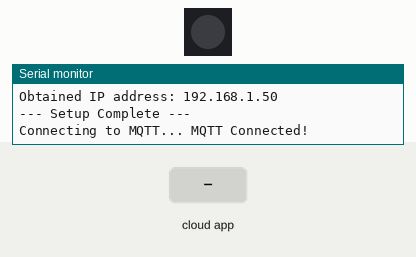
The sketch below on a simulated ESP32-S3. On the bench: 1 RGB LEDs in strip order, left to right, the last lines printed to the serial monitor. The inputs (shaded band) are chosen by the test bench. Dim RGB values are drawn brighter than linear; WiFi joins after 1.5 s; servers stay silent unless stated; no MQTT or app messages arrive unless stated.

Above: at 2.7 s.
2.8 s: the phone or cloud app sets led-control to ON
At 3.9 s:
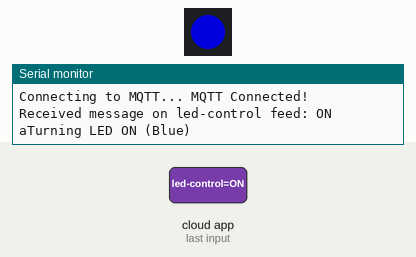
4.3 s: the phone or cloud app sets led-control to OFF
At 4.6 s:
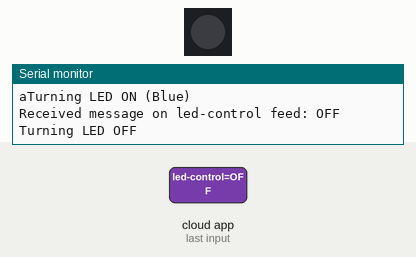
Timing chart, 0 to 7.3 s (numbered marks = the images above; inputs shaded):
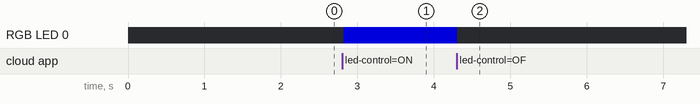

The sketch:

sketch_sep30a.ino
```cpp
/*
 * ESP32-S3 MQTT Client for Adafruit IO
 * Connects to WPA2-Enterprise WiFi, then connects to an MQTT broker (Adafruit IO)
 * to listen for commands to control the onboard RGB LED.
 *
 * This replaces the WebServer with an MQTT client, allowing for control over the internet.
 *
 * REQUIRED LIBRARIES:
 * - Adafruit NeoPixel
 * - Adafruit MQTT Library
 */

 // IF THIS DOESN'T WORK, LET LUCAS KNOW

#include <WiFi.h>
#include "esp_eap_client.h"
#include <Adafruit_NeoPixel.h>
#include "Adafruit_MQTT.h"
#include "Adafruit_MQTT_Client.h"

// --- WiFi Credentials (Your School's Network) ---
const char* ssid = "PAL3.0";
const char* eap_username = "yu1206";
const char* eap_password = "PASSWORD";  //Change this

// --- Adafruit IO MQTT Broker Configuration ---
#define AIO_SERVER      "io.adafruit.com"
#define AIO_SERVERPORT  1883
#define AIO_USERNAME    "XiaohanYu1"
#define AIO_KEY         "_aio_NTnz10gHo8ptPPrgOyJGFKTpS3dd" // CHANGE THSI TOO

// --- Onboard RGB LED (NeoPixel) Setup ---
#define RGB_LED_PIN 38
Adafruit_NeoPixel pixels(1, RGB_LED_PIN, NEO_GRB + NEO_KHZ800);
bool ledState = false;

// --- MQTT Client Setup ---
WiFiClient client;
Adafruit_MQTT_Client mqtt(&client, AIO_SERVER, AIO_SERVERPORT, AIO_USERNAME, AIO_KEY);

// Setup a feed called 'led-control' for subscribing to changes.
Adafruit_MQTT_Subscribe ledFeed = Adafruit_MQTT_Subscribe(&mqtt, AIO_USERNAME "/feeds/led-control");

// --- Function Prototypes ---
void WiFiEvent(WiFiEvent_t event, WiFiEventInfo_t info);
void MQTT_connect();

// --- Main Setup and Loop ---
void setup() {
  Serial.begin(115200);
  while (!Serial) { delay(10); }

  pixels.begin();
  pixels.clear();
  pixels.show();

  Serial.println("\n--- ESP32 MQTT Client ---");
  Serial.print("Connecting to WiFi: "); Serial.println(ssid);

  WiFi.disconnect(true);
  WiFi.mode(WIFI_STA);
  WiFi.onEvent(WiFiEvent);

  esp_eap_client_set_username((uint8_t *)eap_username, strlen(eap_username));
  esp_eap_client_set_password((uint8_t *)eap_password, strlen(eap_password));
  esp_wifi_sta_enterprise_enable();

  WiFi.begin(ssid);

  Serial.println("Waiting for WiFi connection...");
  while (WiFi.status() != WL_CONNECTED) { delay(500); }

  // Subscribe to the feed for LED control
  mqtt.subscribe(&ledFeed);

  Serial.println("\n--- Setup Complete ---");
}

void loop() {
  MQTT_connect();

  Adafruit_MQTT_Subscribe *subscription;
  while ((subscription = mqtt.readSubscription(5000))) {
    if (subscription == &ledFeed) {
      Serial.print(F("Received message on led-control feed: "));
      Serial.println((char *)ledFeed.lastread);

      if (strcmp((char *)ledFeed.lastread, "ON") == 0) {
        Serial.println("aTurning LED ON (Blue)");
        pixels.setPixelColor(0, pixels.Color(0, 0, 150));
        pixels.show();
        ledState = true;
      }
      if (strcmp((char *)ledFeed.lastread, "OFF") == 0) {
        Serial.println("Turning LED OFF");
        pixels.clear();
        pixels.show();
        ledState = false;
      }
    }
  }

  if (!mqtt.ping()) {
    mqtt.disconnect();
  }
}

// --- Helper Functions ---

// Function to connect and reconnect as necessary to the MQTT server.
void MQTT_connect() {
  int8_t ret;

  // Stop if already connected.
  if (mqtt.connected()) {
    return;
  }

  Serial.print("Connecting to MQTT... ");

  uint8_t retries = 3;
  while ((ret = mqtt.connect()) != 0) { // connect will return 0 for connected
       Serial.println(mqtt.connectErrorString(ret));
       Serial.println("Retrying MQTT connection in 5 seconds...");
       mqtt.disconnect();
       delay(5000);  // wait 5 seconds
       retries--;
       if (retries == 0) {
         // basically die and wait for WDT to reset me
         while (1);
       }
  }
  Serial.println("MQTT Connected!");
}

// WiFi Event Handler for Debugging
void WiFiEvent(WiFiEvent_t event, WiFiEventInfo_t info){
  switch (event) {
    case ARDUINO_EVENT_WIFI_STA_GOT_IP:
      Serial.print("\nObtained IP address: ");
      Serial.println(WiFi.localIP());
      break;
    case ARDUINO_EVENT_WIFI_STA_DISCONNECTED:
      Serial.println("\nDisconnected from WiFi. Retrying...");
      break;
    default:
      break;
  }
}
```

Measured:
- after the input at 2.8 s, RGB LED 0: off → RGB(0, 0, 150) at once
- after the input at 4.3 s, RGB LED 0: RGB(0, 0, 150) → off at once
